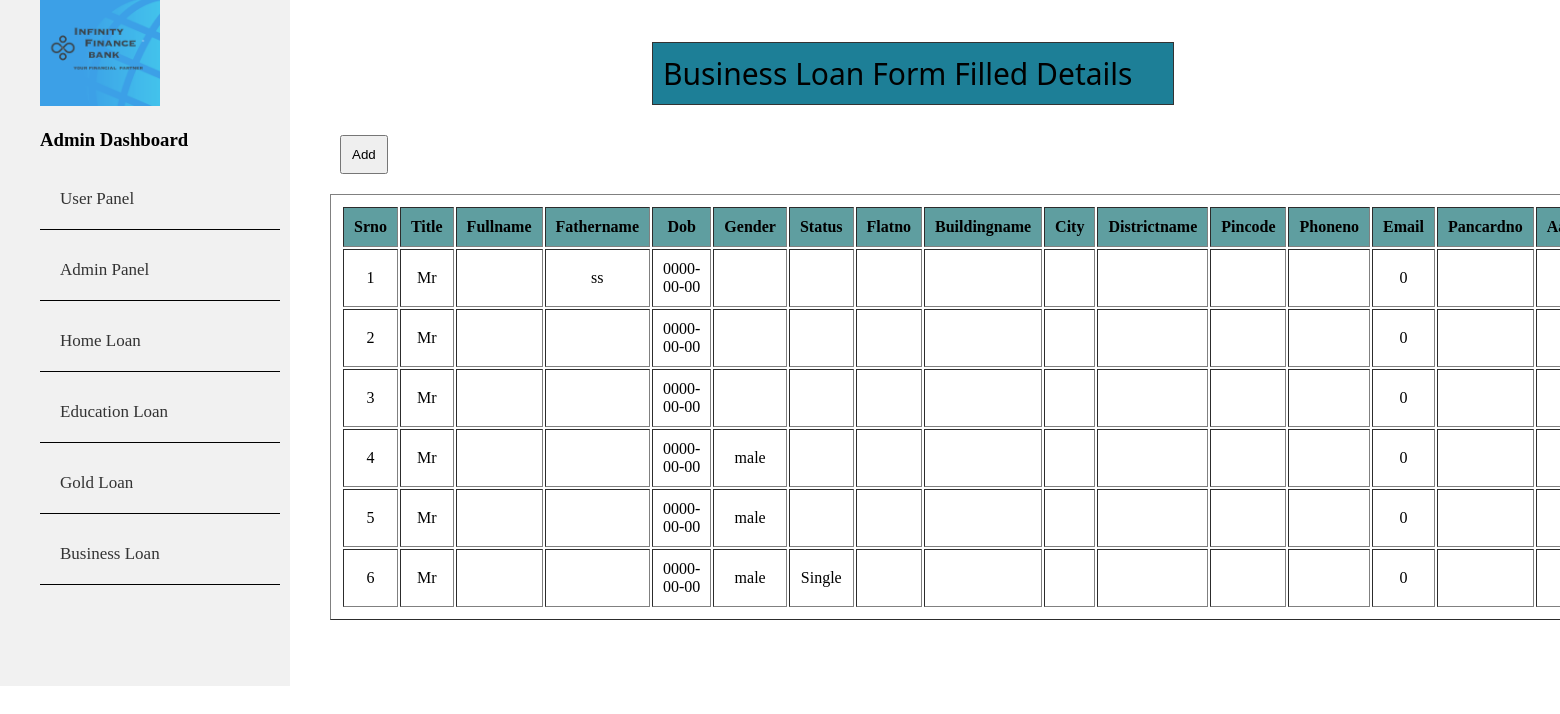
Screenshot of /adminbusinessloan.php with the database file from the repository.
### tables this page shows
CREATE TABLE `bloan` (
  `srno` int(11) NOT NULL,
  `title` varchar(25) NOT NULL,
  `fullname` text NOT NULL,
  `fathername` text NOT NULL,
  `dob` date NOT NULL,
  `gender` varchar(30) NOT NULL,
  `status` varchar(30) NOT NULL,
  `flatno` varchar(11) NOT NULL,
  `buildingname` varchar(25) NOT NULL,
  `streetname` varchar(25) NOT NULL,
  `city` varchar(15) NOT NULL,
  `districtname` varchar(30) NOT NULL,
  `pincode` varchar(10) NOT NULL,
  `phoneno` int(15) NOT NULL,
  `email` varchar(30) NOT NULL,
  `pancardno` varchar(25) NOT NULL,
  `aadhar` int(20) NOT NULL,
  `passportno` varchar(20) NOT NULL,
  `yearsatcurrentcity` date NOT NULL,
  `yearsatcurrentresi` date NOT NULL,
  `occupation` varchar(30) NOT NULL,
  `professional` varchar(30) NOT NULL,
  `typeofcomp` varchar(30) NOT NULL,
  `nature` varchar(30) NOT NULL,
  `prefix` varchar(30) NOT NULL,
  `typeofindustry` varchar(30) NOT NULL,
  `designation` varchar(25) NOT NULL,
  `tel` int(20) NOT NULL,
  `email1` varchar(25) NOT NULL,
  `name1` text NOT NULL,
  `panno1` varchar(25) NOT NULL,
  `contactdetails1` int(20) NOT NULL,
  `dob1` date NOT NULL,
  `edubackground1` varchar(30) NOT NULL,
  `profitsharing1` int(15) NOT NULL,
  `totalexperience1` int(15) NOT NULL,
  `name2` text NOT NULL,
  `panno2` varchar(20) NOT NULL,
  `contactdetails2` int(15) NOT NULL,
  `dob2` date NOT NULL,
  `edubackground2` text NOT NULL,
  `profitsharing2` int(15) NOT NULL,
  `totalexperience2` int(15) NOT NULL,
  `name3` text NOT NULL,
  `panno3` varchar(20) NOT NULL,
  `contactdetail3` int(15) NOT NULL,
  `dob3` date NOT NULL,
  `edubackground3` varchar(25) NOT NULL,
  `profitsharing3` int(15) NOT NULL,
  `totalexperience3` int(15) NOT NULL,
  `accholder` text NOT NULL,
  `branch` text NOT NULL,
  `accountnumber` int(25) NOT NULL,
  `ifsccode` varchar(20) NOT NULL,
  `micrcode` int(20) NOT NULL,
  `accountopeningdate` date NOT NULL,
  `photo` varchar(30) NOT NULL,
  `addharphoto` varchar(30) NOT NULL,
  `proofofcontinuity` varchar(30) NOT NULL,
  `proofofoffice` varchar(30) NOT NULL,
  `proofofqualification` varchar(30) NOT NULL,
  `loanagreement` varchar(30) NOT NULL,
  `proofofturnover` varchar(30) NOT NULL,
  `signproof` varchar(30) NOT NULL,
  `residenceproof` varchar(30) NOT NULL,
  `identityproof` varchar(30) NOT NULL,
  `postdatedcheque` varchar(30) NOT NULL,
  `acstatement` varchar(30) NOT NULL,
  `ecsmandate` varchar(30) NOT NULL,
  `intrestrate` int(15) NOT NULL,
  `processingcharges` int(15) NOT NULL,
  `detailsofsecurity` int(15) NOT NULL,
  `finaldate` varchar(30) NOT NULL,
  `finalplace` varchar(30) NOT NULL,
  `finalsign` varchar(30) NOT NULL,
  `currenttime` timestamp NOT NULL DEFAULT current_timestamp()
);

### adminbusinessloan.php (the view, shortened to what this page needs)
<?php
    require('connection.php');
    $sql2="SELECT * FROM `bloan` ORDER BY srno";
    $result2=mysqli_query($con,$sql2);
?>
<!DOCTYPE html>
<html lang="en">
<head>
    <link rel="stylesheet" href="admin.css">
</head>
<body>
<br><br>
    <div class="header">
        <div class="menu">
            <div class="header">
                <div class="nav">
                <div class="logo">
                 <img src="Infinity Finance your financial partner (4).png" alt="logo" srcset=" ">
               </div>
               <h3>Admin Dashboard</h3>
               <ul>
                         <li><a href="index.php">User Panel</a></li>
                         <li> <a href="admin.php">Admin Panel</a></li>
                         <li><a href="adminhomeloan.php">Home Loan</a></li>
                         <li><a href="admineducationloan.php">Education Loan</a></li>
                         <li><a href="admingoldloan.php">Gold Loan</a></li>
                         <li><a href="adminbusinessloan.php">Business Loan</a></li>
                    </ul>
                </div>
            </div>
        </div>
    </div>
    <div class="Education-form-info">
    <p>Business Loan Form Filled Details </p>
    <a href="bloan.php">
    <button type="button">Add</button></a>
    <table border=1>
        <tr>
            <div class="t1">
            <th>srno</th>
            <th>title</th>
            <th>fullname</th>
            <th>fathername</th>
            <th>dob</th>
            <th>gender</th>
            <th>status</th>
            <th>flatno</th>
            <th>buildingname</th>
            <th>city</th>
            <th>districtname</th>
            <th>pincode</th>
            <th>phoneno</th>
            <th>email</th>
            <th>pancardno</th>
            <th>aadhar</th>
            <th>professional</th></div>
        </tr>
        <?php
        while($rows=$result2->fetch_assoc())
        {
    ?>
    <tr>
        <td><?php echo $rows['srno'];?></td>
        <td><?php echo $rows['title'];?></td>
        <td><?php echo $rows['fullname'];?></td>
        <td><?php echo $rows['fathername'];?></td>
        <td><?php echo $rows['dob'];?></td>
        <td><?php echo $rows['gender'];?></td>
        <td><?php echo $rows['status'];?></td>
        <td><?php echo $rows['flatno'];?></td>
        <td><?php echo $rows['buildingname'];?></td>
        <td><?php echo $rows['streetname'];?></td>
        <td><?php echo $rows['city'];?></td>
        <td><?php echo $rows['districtname'];?></td>
        <td><?php echo $rows['pincode'];?></td>
        <td><?php echo $rows['phoneno'];?></td>
        <td><?php echo $rows['email'];?></td>
        <td><?php echo $rows['pancardno'];?></td>
    </tr>
    <?php
        }
    ?>
    </table>
</div>
</body>
</html>

### admin.css (style rules this page uses)
html { margin:0px; }
body { margin-top:-50px; margin-left:-10px; padding: 0px; }
.nav h3 { margin-left: 50px; }
.nav { position: absolute; margin:0px; background-color:#f1f1f1 ; height:700px; width: 300px; }
.nav a { color: #333; text-decoration: none; }
.nav li { margin:10px; display: grid; padding:20px; border-bottom:1px solid black ; font-size: 17px; }
.logo img { width:120px; margin-left:50px; }
.Education-form-info p { margin-top: 92px; text-align: left; margin-left: 332px; font-family: 'Segoe UI', Tahoma, Geneva, Verdana, sans-serif; font-size: 30px; border:1px solid #333; min-width: 300px; max-width: 500px; padding: 10px; background-color:rgb(29, 127, 151); }
.Education-form-info { position: absolute; top:-50px; left:320px; }
table , th,tr ,td { padding:10px; margin:10px; text-align:center; }
th { background-color: cadetblue; text-transform: capitalize; }
button { padding:10px; margin-right:20px; margin-left:20px; margin-bottom:10px; }

### rows the page displays
bloan: srno "1", title "Mr", fathername "ss", dob "0000-00-00", phoneno "0"
bloan: srno "2", title "Mr", dob "0000-00-00", phoneno "0"
bloan: srno "3", title "Mr", dob "0000-00-00", phoneno "0"
bloan: srno "4", title "Mr", dob "0000-00-00", gender "male", phoneno "0"
bloan: srno "5", title "Mr", dob "0000-00-00", gender "male", phoneno "0"
bloan: srno "6", title "Mr", dob "0000-00-00", gender "male", status "Single", phoneno "0"
